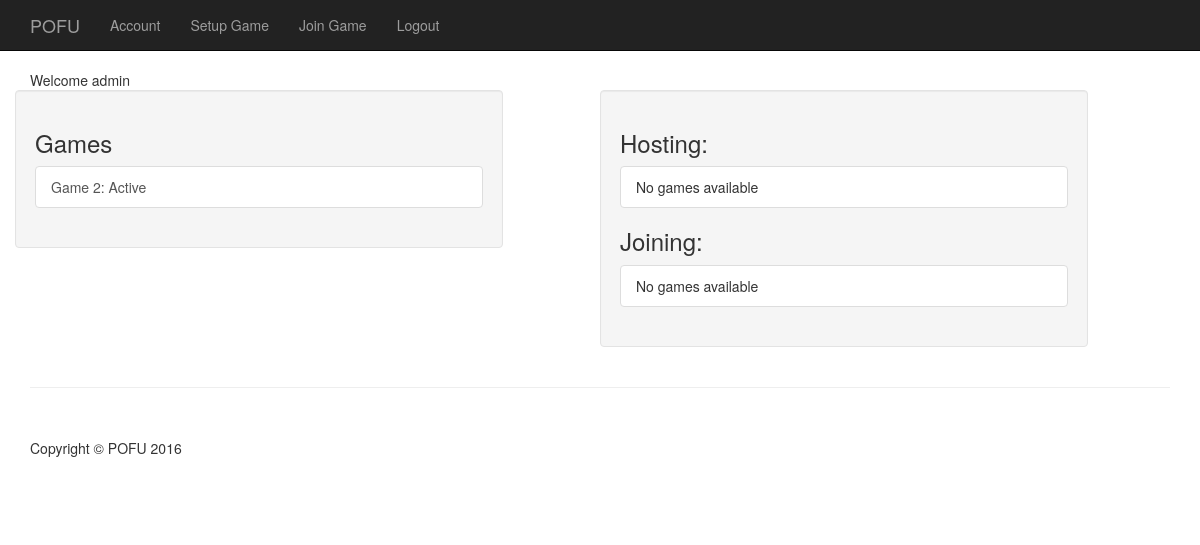
The page /users/home (signed in) on the database as committed earlier.
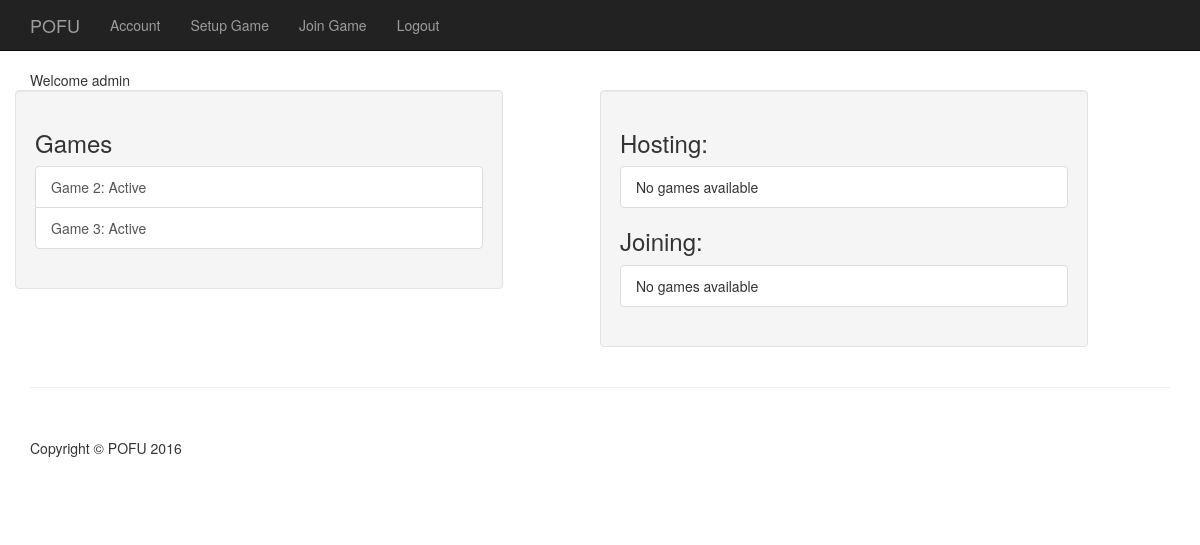
The same page on the database as committed later.
### game/models.py (models this page shows, shortened)
class Game(models.Model):
    status = models.CharField(max_length=1, default='A', choices=GAME_STATUS)
    title = models.CharField(max_length=50, blank=True)
    host = models.ForeignKey(User)
    deck = Deck()
    turn = models.IntegerField(default=0)
    objects = GamesManager()
    def __str__(self):
        return "Game " + str(self.id)

### users/views.py (the view)
@login_required
def home(request):
    my_games = Game.objects.games_for_user(request.user)
    joining = Setup.objects.setups_for_user(request.user)
    hosting = Setup.objects.filter(host=request.user)
    context = {'my_games': my_games,
               'joining': joining,
               'hosting': hosting}
    return render(request, 'users/home.html', context)

### game/models.py (called while the page is built)
    def games_for_user(self, user):
        return super(GamesManager, self).get_queryset().filter(
            models.Q(player__user_id=user.id))

    def setups_for_user(self, user):
        return super(SetupManager, self).get_queryset().filter(
            models.Q(invitation__user_id=user.id))

### users/templates/users/home.html
{% extends 'base.html' %}
{% block content %}
<div class="row">
    <div class="col-md-12" id="header">
        Welcome {{ user.username }}
    </div>
    <div class="well col-md-5">
        {% include "game/game_list_snippet.html" with header="Games" game_list=my_games %}
    </div>
    <div class="well col-md-5 col-md-push-1">
        <div>
            <h3 class="panel-header">Hosting:</h3>
            <div class="list-group">
                {% for game in hosting %}
                    <div class="col-md-12">
                        <div class="col-md-9">
                            <a class="list-group-item" href="#">
                                Created: {{ game.timestamp }}<br>
                                Players: {{ game.joined }}/{{ game.num_players }}<br>
                                Message: {{ game.message }}
                            </a>
                        </div>
                        <div class="col-md-3">
                            <a href="{% url 'game:delete' pk=game.id %}" class="btn btn-danger" role="button">Delete</a>
                        </div>
                    </div>
                {% empty %}
                    <span class="list-group-item">No games available</span>
                {% endfor %}
            </div>
            <h3 class="panel-header">Joining:</h3>
            <div class="list-group">
                {% for game in joining %}
                    <div class="col-md-12">
                        <div class="col-md-9">
                            <a class="list-group-item" href="#">
                                Host: {{ game.host }} <br>
                                Created: {{ game.timestamp }}<br>
                                Players: {{ game.joined }}/{{ game.num_players }}<br>
                                Message: {{ game.message }}
                            </a>
                        </div>
                        <div class="col-md-3">
                            <a href="{% url 'game:leave' pk=game.id %}" class="btn btn-danger" role="button">Leave</a>
                        </div>
                    </div>
                {% empty %}
                    <span class="list-group-item">No games available</span>
                {% endfor %}
            </div>
        </div>
    </div>
</div>
{% endblock content %}

### templates/base.html (shortened to what this page needs)
<!DOCTYPE html>
{% load static %}
<html lang="en">
<head>
    {% block css %}
    <link href="{% static 'css/bootstrap.min.css' %}" rel="stylesheet" type="text/css">
    <link href="{% static 'css/main.css' %}" rel="stylesheet" type="text/css">
    {% endblock css %}
</head>
<body>
    <nav class="navbar navbar-inverse navbar-fixed-top" role="navigation">
        <div class="container">
            {% block menu %}
            <div class="navbar-header">
                <a class="navbar-brand" href="{% url 'main:index' %}">POFU</a>
            </div>
            <div class="collapse navbar-collapse" id="bs-example-navbar-collapse-1">
                <ul class="nav navbar-nav">
                    {% if user.is_authenticated %}
                        <li>
                            <a href="{% url 'users:home' %}">Account</a>
                        </li>
                        <li>
                            <a href="{% url 'game:setup' %}">Setup Game</a>
                        </li>
                        <li>
                            <a href="{% url 'game:join' %}">Join Game</a>
                        </li>
                        <li>
                            <a href="{% url 'logout' %}">Logout</a>
                        </li>
                    {% endif %}
                </ul>
            </div>
            {% endblock %}
        </div>
    </nav>
    <div class="container">
        {% block content %}
        {% endblock content%}
    </div>
    <div class="container">
        <hr>
        <footer>
            <div class="row">
                <div class="col-lg-12">
                    <p>Copyright &copy; POFU 2016</p>
                </div>
            </div>
        </footer>
    </div>
</body>
</html>

### game/templates/game/game_list_snippet.html
<h3 class="panel-header">{{ header }}</h3>
<div class="list-group">
    {% for game in game_list %}
        <a class="list-group-item" href="{% url 'game:display' pk=game.id %}">
            {{ game }}: {{ game.get_status_display }}
        </a>
    {% empty %}
        <span class="list-group-item">No games available</span>
    {% endfor %}
</div>

### static/css/main.css (style rules this page uses)
body { padding-top: 70px; }
footer { margin: 50px 0; }

Rows that differ between the two databases and show on the page:
added Game: id "Game 3", status "Active"
